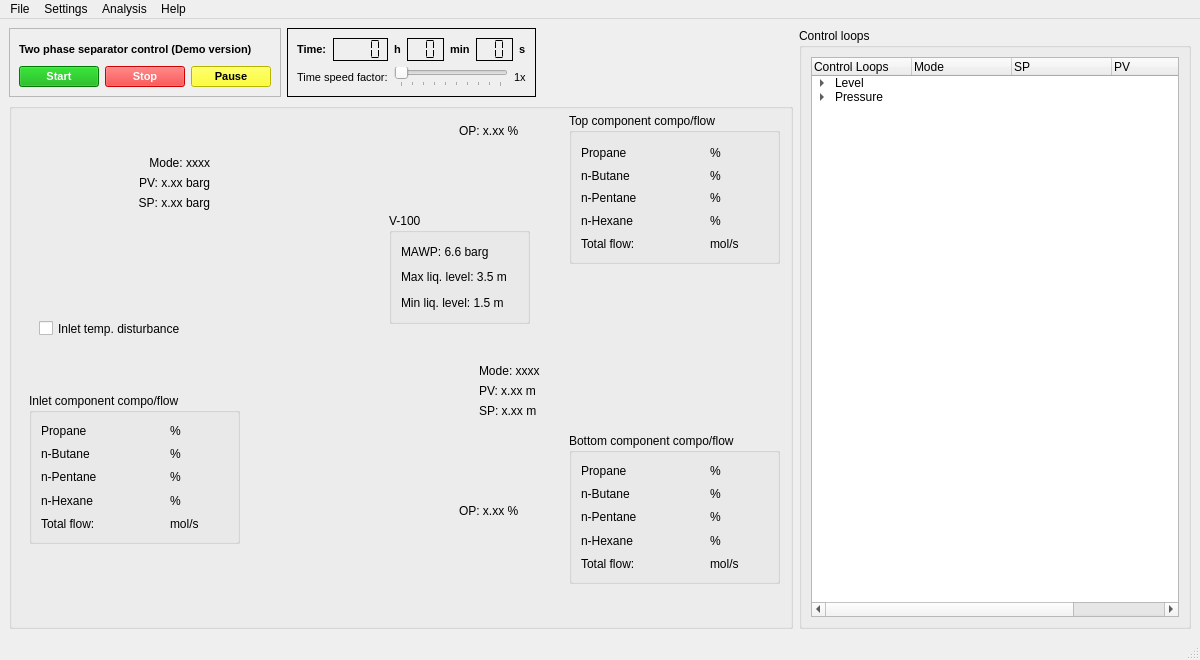
<?xml version="1.0" encoding="UTF-8"?>
<ui version="4.0">
 <class>MainWindow</class>
 <widget class="QMainWindow" name="MainWindow">
  <property name="geometry">
   <rect>
    <x>0</x>
    <y>0</y>
    <width>1200</width>
    <height>660</height>
   </rect>
  </property>
  <property name="minimumSize">
   <size>
    <width>1200</width>
    <height>660</height>
   </size>
  </property>
  <property name="maximumSize">
   <size>
    <width>1200</width>
    <height>660</height>
   </size>
  </property>
  <property name="windowTitle">
   <string>PID Control Trainer - Two Phase Separator Control</string>
  </property>
  <property name="windowIcon">
   <iconset>
    <normaloff>pid trainer icon.ico</normaloff>pid trainer icon.ico</iconset>
  </property>
  <widget class="QWidget" name="centralwidget">
   <layout class="QHBoxLayout" name="horizontalLayout">
    <item>
     <widget class="QWidget" name="widget_5" native="true">
      <property name="sizePolicy">
       <sizepolicy hsizetype="Preferred" vsizetype="Preferred">
        <horstretch>4</horstretch>
        <verstretch>0</verstretch>
       </sizepolicy>
      </property>
      <layout class="QVBoxLayout" name="verticalLayout_2">
       <property name="leftMargin">
        <number>0</number>
       </property>
       <property name="topMargin">
        <number>0</number>
       </property>
       <property name="rightMargin">
        <number>0</number>
       </property>
       <property name="bottomMargin">
        <number>0</number>
       </property>
       <item>
        <layout class="QHBoxLayout" name="horizontalLayout_8">
         <item>
          <widget class="QFrame" name="frame_8">
           <property name="sizePolicy">
            <sizepolicy hsizetype="Fixed" vsizetype="Preferred">
             <horstretch>0</horstretch>
             <verstretch>0</verstretch>
            </sizepolicy>
           </property>
           <property name="frameShape">
            <enum>QFrame::StyledPanel</enum>
           </property>
           <property name="frameShadow">
            <enum>QFrame::Raised</enum>
           </property>
           <layout class="QVBoxLayout" name="verticalLayout_6">
            <item>
             <layout class="QHBoxLayout" name="horizontalLayout_9">
              <item>
               <widget class="QLabel" name="label_11">
                <property name="font">
                 <font>
                  <pointsize>8</pointsize>
                  <weight>75</weight>
                  <bold>true</bold>
                 </font>
                </property>
                <property name="text">
                 <string>Two phase separator control (Demo version)</string>
                </property>
               </widget>
              </item>
             </layout>
            </item>
            <item>
             <layout class="QHBoxLayout" name="horizontalLayout_10">
              <item>
               <widget class="QPushButton" name="pushButton_Start_Sim">
                <property name="sizePolicy">
                 <sizepolicy hsizetype="Minimum" vsizetype="Preferred">
                  <horstretch>0</horstretch>
                  <verstretch>0</verstretch>
                 </sizepolicy>
                </property>
                <property name="font">
                 <font>
                  <pointsize>8</pointsize>
                  <weight>75</weight>
                  <bold>true</bold>
                 </font>
                </property>
                <property name="styleSheet">
                 <string notr="true">background-color: rgb(0, 170, 0);
color: rgb(255, 255, 255);</string>
                </property>
                <property name="text">
                 <string>Start</string>
                </property>
                <property name="checkable">
                 <bool>true</bool>
                </property>
                <property name="checked">
                 <bool>false</bool>
                </property>
               </widget>
              </item>
              <item>
               <widget class="QPushButton" name="pushButton_Stop_Sim">
                <property name="enabled">
                 <bool>false</bool>
                </property>
                <property name="sizePolicy">
                 <sizepolicy hsizetype="Minimum" vsizetype="Preferred">
                  <horstretch>0</horstretch>
                  <verstretch>0</verstretch>
                 </sizepolicy>
                </property>
                <property name="font">
                 <font>
                  <pointsize>8</pointsize>
                  <weight>75</weight>
                  <bold>true</bold>
                 </font>
                </property>
                <property name="styleSheet">
                 <string notr="true">background-color: rgb(255, 0, 0);
color: rgb(255, 255, 255);</string>
                </property>
                <property name="text">
                 <string>Stop</string>
                </property>
                <property name="checkable">
                 <bool>true</bool>
                </property>
               </widget>
              </item>
              <item>
               <widget class="QPushButton" name="pushButton_Pause_Sim">
                <property name="enabled">
                 <bool>true</bool>
                </property>
                <property name="sizePolicy">
                 <sizepolicy hsizetype="Minimum" vsizetype="Preferred">
                  <horstretch>0</horstretch>
                  <verstretch>0</verstretch>
                 </sizepolicy>
                </property>
                <property name="font">
                 <font>
                  <pointsize>8</pointsize>
                  <weight>75</weight>
                  <bold>true</bold>
                 </font>
                </property>
                <property name="styleSheet">
                 <string notr="true">background-color: rgb(255, 255, 0);
color: rgb(0, 0, 0);</string>
                </property>
                <property name="text">
                 <string>Pause</string>
                </property>
                <property name="checkable">
                 <bool>true</bool>
                </property>
               </widget>
              </item>
             </layout>
            </item>
           </layout>
          </widget>
         </item>
         <item>
          <widget class="QFrame" name="frame_9">
           <property name="sizePolicy">
            <sizepolicy hsizetype="Fixed" vsizetype="Preferred">
             <horstretch>0</horstretch>
             <verstretch>0</verstretch>
            </sizepolicy>
           </property>
           <property name="styleSheet">
            <string notr="true"/>
           </property>
           <property name="frameShape">
            <enum>QFrame::Panel</enum>
           </property>
           <property name="frameShadow">
            <enum>QFrame::Plain</enum>
           </property>
           <layout class="QVBoxLayout" name="verticalLayout_9">
            <item>
             <layout class="QHBoxLayout" name="horizontalLayout_11">
              <item>
               <widget class="QLabel" name="label_19">
                <property name="enabled">
                 <bool>true</bool>
                </property>
                <property name="font">
                 <font>
                  <pointsize>8</pointsize>
                  <weight>75</weight>
                  <bold>true</bold>
                 </font>
                </property>
                <property name="text">
                 <string>Time:</string>
                </property>
               </widget>
              </item>
              <item>
               <widget class="QLCDNumber" name="lcd_hr">
                <property name="font">
                 <font>
                  <pointsize>8</pointsize>
                 </font>
                </property>
                <property name="styleSheet">
                 <string notr="true"/>
                </property>
                <property name="frameShadow">
                 <enum>QFrame::Plain</enum>
                </property>
                <property name="smallDecimalPoint">
                 <bool>false</bool>
                </property>
                <property name="digitCount">
                 <number>4</number>
                </property>
                <property name="mode">
                 <enum>QLCDNumber::Dec</enum>
                </property>
                <property name="segmentStyle">
                 <enum>QLCDNumber::Flat</enum>
                </property>
                <property name="value" stdset="0">
                 <double>0.000000000000000</double>
                </property>
                <property name="intValue" stdset="0">
                 <number>0</number>
                </property>
               </widget>
              </item>
              <item>
               <widget class="QLabel" name="label_29">
                <property name="sizePolicy">
                 <sizepolicy hsizetype="Preferred" vsizetype="MinimumExpanding">
                  <horstretch>0</horstretch>
                  <verstretch>0</verstretch>
                 </sizepolicy>
                </property>
                <property name="font">
                 <font>
                  <pointsize>8</pointsize>
                  <weight>75</weight>
                  <bold>true</bold>
                 </font>
                </property>
                <property name="layoutDirection">
                 <enum>Qt::LeftToRight</enum>
                </property>
                <property name="text">
                 <string>h</string>
                </property>
                <property name="alignment">
                 <set>Qt::AlignLeading|Qt::AlignLeft|Qt::AlignVCenter</set>
                </property>
               </widget>
              </item>
              <item>
               <widget class="QLCDNumber" name="lcd_min">
                <property name="font">
                 <font>
                  <pointsize>8</pointsize>
                 </font>
                </property>
                <property name="frameShadow">
                 <enum>QFrame::Plain</enum>
                </property>
                <property name="smallDecimalPoint">
                 <bool>false</bool>
                </property>
                <property name="digitCount">
                 <number>2</number>
                </property>
                <property name="mode">
                 <enum>QLCDNumber::Dec</enum>
                </property>
                <property name="segmentStyle">
                 <enum>QLCDNumber::Flat</enum>
                </property>
                <property name="value" stdset="0">
                 <double>0.000000000000000</double>
                </property>
                <property name="intValue" stdset="0">
                 <number>0</number>
                </property>
               </widget>
              </item>
              <item>
               <widget class="QLabel" name="label_28">
                <property name="sizePolicy">
                 <sizepolicy hsizetype="Preferred" vsizetype="MinimumExpanding">
                  <horstretch>0</horstretch>
                  <verstretch>0</verstretch>
                 </sizepolicy>
                </property>
                <property name="font">
                 <font>
                  <pointsize>8</pointsize>
                  <weight>75</weight>
                  <bold>true</bold>
                 </font>
                </property>
                <property name="layoutDirection">
                 <enum>Qt::LeftToRight</enum>
                </property>
                <property name="text">
                 <string>min</string>
                </property>
                <property name="alignment">
                 <set>Qt::AlignLeading|Qt::AlignLeft|Qt::AlignVCenter</set>
                </property>
               </widget>
              </item>
              <item>
               <widget class="QLCDNumber" name="lcd_sec">
                <property name="font">
                 <font>
                  <pointsize>8</pointsize>
                 </font>
                </property>
                <property name="frameShadow">
                 <enum>QFrame::Plain</enum>
                </property>
                <property name="smallDecimalPoint">
                 <bool>false</bool>
                </property>
                <property name="digitCount">
                 <number>2</number>
                </property>
                <property name="mode">
                 <enum>QLCDNumber::Dec</enum>
                </property>
                <property name="segmentStyle">
                 <enum>QLCDNumber::Flat</enum>
                </property>
                <property name="value" stdset="0">
                 <double>0.000000000000000</double>
                </property>
                <property name="intValue" stdset="0">
                 <number>0</number>
                </property>
               </widget>
              </item>
              <item>
               <widget class="QLabel" name="label_12">
                <property name="sizePolicy">
                 <sizepolicy hsizetype="Preferred" vsizetype="MinimumExpanding">
                  <horstretch>0</horstretch>
                  <verstretch>0</verstretch>
                 </sizepolicy>
                </property>
                <property name="font">
                 <font>
                  <pointsize>8</pointsize>
                  <weight>75</weight>
                  <bold>true</bold>
                 </font>
                </property>
                <property name="layoutDirection">
                 <enum>Qt::LeftToRight</enum>
                </property>
                <property name="text">
                 <string>s</string>
                </property>
                <property name="alignment">
                 <set>Qt::AlignLeading|Qt::AlignLeft|Qt::AlignVCenter</set>
                </property>
               </widget>
              </item>
             </layout>
            </item>
            <item>
             <layout class="QHBoxLayout" name="horizontalLayout_12">
              <item>
               <widget class="QLabel" name="label_13">
                <property name="sizePolicy">
                 <sizepolicy hsizetype="Preferred" vsizetype="MinimumExpanding">
                  <horstretch>0</horstretch>
                  <verstretch>0</verstretch>
                 </sizepolicy>
                </property>
                <property name="font">
                 <font>
                  <pointsize>8</pointsize>
                  <weight>50</weight>
                  <bold>false</bold>
                 </font>
                </property>
                <property name="layoutDirection">
                 <enum>Qt::LeftToRight</enum>
                </property>
                <property name="text">
                 <string>Time speed factor:</string>
                </property>
                <property name="alignment">
                 <set>Qt::AlignLeading|Qt::AlignLeft|Qt::AlignVCenter</set>
                </property>
               </widget>
              </item>
              <item>
               <widget class="QSlider" name="time_accel_slider">
                <property name="enabled">
                 <bool>true</bool>
                </property>
                <property name="sizePolicy">
                 <sizepolicy hsizetype="Expanding" vsizetype="Preferred">
                  <horstretch>0</horstretch>
                  <verstretch>0</verstretch>
                 </sizepolicy>
                </property>
                <property name="font">
                 <font>
                  <pointsize>8</pointsize>
                 </font>
                </property>
                <property name="minimum">
                 <number>1</number>
                </property>
                <property name="maximum">
                 <number>10</number>
                </property>
                <property name="pageStep">
                 <number>0</number>
                </property>
                <property name="orientation">
                 <enum>Qt::Horizontal</enum>
                </property>
                <property name="tickPosition">
                 <enum>QSlider::TicksBelow</enum>
                </property>
                <property name="tickInterval">
                 <number>1</number>
                </property>
               </widget>
              </item>
              <item>
               <widget class="QLabel" name="time_accel_label">
                <property name="sizePolicy">
                 <sizepolicy hsizetype="Preferred" vsizetype="MinimumExpanding">
                  <horstretch>0</horstretch>
                  <verstretch>0</verstretch>
                 </sizepolicy>
                </property>
                <property name="font">
                 <font>
                  <pointsize>8</pointsize>
                 </font>
                </property>
                <property name="layoutDirection">
                 <enum>Qt::LeftToRight</enum>
                </property>
                <property name="text">
                 <string>1x</string>
                </property>
                <property name="alignment">
                 <set>Qt::AlignLeading|Qt::AlignLeft|Qt::AlignVCenter</set>
                </property>
               </widget>
              </item>
             </layout>
            </item>
           </layout>
          </widget>
         </item>
         <item>
          <spacer name="horizontalSpacer">
           <property name="orientation">
            <enum>Qt::Horizontal</enum>
           </property>
           <property name="sizeHint" stdset="0">
            <size>
             <width>40</width>
             <height>20</height>
            </size>
           </property>
          </spacer>
         </item>
        </layout>
       </item>
       <item>
        <widget class="QGroupBox" name="groupBox">
         <property name="sizePolicy">
          <sizepolicy hsizetype="Preferred" vsizetype="Preferred">
           <horstretch>0</horstretch>
           <verstretch>6</verstretch>
          </sizepolicy>
         </property>
         <property name="minimumSize">
          <size>
           <width>0</width>
           <height>0</height>
          </size>
         </property>
         <property name="autoFillBackground">
          <bool>false</bool>
         </property>
         <property name="styleSheet">
          <string notr="true"/>
         </property>
         <widget class="QLabel" name="label_34">
          <property name="geometry">
           <rect>
            <x>110</x>
            <y>10</y>
            <width>451</width>
            <height>471</height>
           </rect>
          </property>
          <property name="sizePolicy">
           <sizepolicy hsizetype="Preferred" vsizetype="Preferred">
            <horstretch>0</horstretch>
            <verstretch>0</verstretch>
           </sizepolicy>
          </property>
          <property name="frameShape">
           <enum>QFrame::NoFrame</enum>
          </property>
          <property name="text">
           <string/>
          </property>
          <property name="pixmap">
           <pixmap>twophase_separator.png</pixmap>
          </property>
          <property name="scaledContents">
           <bool>true</bool>
          </property>
          <property name="alignment">
           <set>Qt::AlignCenter</set>
          </property>
         </widget>
         <widget class="QLabel" name="label_PIC100_PV">
          <property name="geometry">
           <rect>
            <x>50</x>
            <y>70</y>
            <width>151</width>
            <height>20</height>
           </rect>
          </property>
          <property name="text">
           <string>PV: x.xx barg</string>
          </property>
          <property name="alignment">
           <set>Qt::AlignRight|Qt::AlignTrailing|Qt::AlignVCenter</set>
          </property>
         </widget>
         <widget class="QLabel" name="label_PCV100_OP">
          <property name="geometry">
           <rect>
            <x>450</x>
            <y>20</y>
            <width>181</width>
            <height>16</height>
           </rect>
          </property>
          <property name="text">
           <string>OP: x.xx %</string>
          </property>
         </widget>
         <widget class="QLabel" name="label_LIC100_SP">
          <property name="geometry">
           <rect>
            <x>470</x>
            <y>300</y>
            <width>161</width>
            <height>16</height>
           </rect>
          </property>
          <property name="text">
           <string>SP: x.xx m</string>
          </property>
         </widget>
         <widget class="QLabel" name="label_LIC100_PV">
          <property name="geometry">
           <rect>
            <x>470</x>
            <y>280</y>
            <width>161</width>
            <height>16</height>
           </rect>
          </property>
          <property name="text">
           <string>PV: x.xx m</string>
          </property>
         </widget>
         <widget class="QLabel" name="label_LCV100_OP">
          <property name="geometry">
           <rect>
            <x>450</x>
            <y>400</y>
            <width>161</width>
            <height>16</height>
           </rect>
          </property>
          <property name="text">
           <string>OP: x.xx %</string>
          </property>
         </widget>
         <widget class="QLabel" name="label_PIC100_SP">
          <property name="geometry">
           <rect>
            <x>50</x>
            <y>90</y>
            <width>151</width>
            <height>20</height>
           </rect>
          </property>
          <property name="text">
           <string>SP: x.xx barg</string>
          </property>
          <property name="alignment">
           <set>Qt::AlignRight|Qt::AlignTrailing|Qt::AlignVCenter</set>
          </property>
         </widget>
         <widget class="QCheckBox" name="checkBox_inletDisturbance">
          <property name="geometry">
           <rect>
            <x>30</x>
            <y>200</y>
            <width>161</width>
            <height>51</height>
           </rect>
          </property>
          <property name="text">
           <string>Inlet temp. disturbance</string>
          </property>
         </widget>
         <widget class="QWidget" name="widget_level" native="true">
          <property name="geometry">
           <rect>
            <x>320</x>
            <y>320</y>
            <width>31</width>
            <height>61</height>
           </rect>
          </property>
          <layout class="QVBoxLayout" name="verticalLayout_3">
           <property name="leftMargin">
            <number>0</number>
           </property>
           <property name="topMargin">
            <number>0</number>
           </property>
           <property name="rightMargin">
            <number>0</number>
           </property>
           <property name="bottomMargin">
            <number>0</number>
           </property>
           <item>
            <layout class="QVBoxLayout" name="verticalLayout_level"/>
           </item>
          </layout>
         </widget>
         <widget class="QLabel" name="label_PIC100_clicked">
          <property name="geometry">
           <rect>
            <x>120</x>
            <y>50</y>
            <width>141</width>
            <height>61</height>
           </rect>
          </property>
          <property name="cursor">
           <cursorShape>PointingHandCursor</cursorShape>
          </property>
          <property name="text">
           <string/>
          </property>
         </widget>
         <widget class="QLabel" name="label_LIC100_clicked">
          <property name="geometry">
           <rect>
            <x>410</x>
            <y>260</y>
            <width>131</width>
            <height>51</height>
           </rect>
          </property>
          <property name="cursor">
           <cursorShape>PointingHandCursor</cursorShape>
          </property>
          <property name="text">
           <string/>
          </property>
         </widget>
         <widget class="QLabel" name="label_PIC100_Mode">
          <property name="geometry">
           <rect>
            <x>50</x>
            <y>50</y>
            <width>151</width>
            <height>20</height>
           </rect>
          </property>
          <property name="text">
           <string>Mode: xxxx</string>
          </property>
          <property name="alignment">
           <set>Qt::AlignRight|Qt::AlignTrailing|Qt::AlignVCenter</set>
          </property>
         </widget>
         <widget class="QLabel" name="label_LIC100_Mode">
          <property name="geometry">
           <rect>
            <x>470</x>
            <y>260</y>
            <width>161</width>
            <height>16</height>
           </rect>
          </property>
          <property name="text">
           <string>Mode: xxxx</string>
          </property>
         </widget>
         <widget class="QGroupBox" name="groupBox_2">
          <property name="geometry">
           <rect>
            <x>20</x>
            <y>290</y>
            <width>211</width>
            <height>151</height>
           </rect>
          </property>
          <property name="title">
           <string>Inlet component compo/flow</string>
          </property>
          <layout class="QGridLayout" name="gridLayout">
           <item row="1" column="0">
            <widget class="QLabel" name="label_2">
             <property name="text">
              <string>n-Butane</string>
             </property>
            </widget>
           </item>
           <item row="1" column="1">
            <widget class="QLabel" name="label_C4_in">
             <property name="text">
              <string/>
             </property>
            </widget>
           </item>
           <item row="1" column="2">
            <widget class="QLabel" name="label_10">
             <property name="text">
              <string>%</string>
             </property>
            </widget>
           </item>
           <item row="3" column="0">
            <widget class="QLabel" name="label_4">
             <property name="text">
              <string>n-Hexane</string>
             </property>
            </widget>
           </item>
           <item row="3" column="1">
            <widget class="QLabel" name="label_C6_in">
             <property name="text">
              <string/>
             </property>
            </widget>
           </item>
           <item row="0" column="2">
            <widget class="QLabel" name="label_9">
             <property name="text">
              <string>%</string>
             </property>
            </widget>
           </item>
           <item row="3" column="2">
            <widget class="QLabel" name="label_15">
             <property name="text">
              <string>%</string>
             </property>
            </widget>
           </item>
           <item row="0" column="1">
            <widget class="QLabel" name="label_C3_in">
             <property name="text">
              <string/>
             </property>
            </widget>
           </item>
           <item row="2" column="2">
            <widget class="QLabel" name="label_14">
             <property name="text">
              <string>%</string>
             </property>
            </widget>
           </item>
           <item row="0" column="0">
            <widget class="QLabel" name="label">
             <property name="text">
              <string>Propane</string>
             </property>
            </widget>
           </item>
           <item row="2" column="1">
            <widget class="QLabel" name="label_C5_in">
             <property name="text">
              <string/>
             </property>
            </widget>
           </item>
           <item row="2" column="0">
            <widget class="QLabel" name="label_3">
             <property name="text">
              <string>n-Pentane</string>
             </property>
            </widget>
           </item>
           <item row="4" column="0">
            <widget class="QLabel" name="label_5">
             <property name="text">
              <string>Total flow:</string>
             </property>
            </widget>
           </item>
           <item row="4" column="1">
            <widget class="QLabel" name="label_flowIn">
             <property name="text">
              <string/>
             </property>
            </widget>
           </item>
           <item row="4" column="2">
            <widget class="QLabel" name="label_7">
             <property name="text">
              <string>mol/s</string>
             </property>
            </widget>
           </item>
          </layout>
         </widget>
         <widget class="QGroupBox" name="groupBox_3">
          <property name="geometry">
           <rect>
            <x>560</x>
            <y>10</y>
            <width>211</width>
            <height>151</height>
           </rect>
          </property>
          <property name="title">
           <string>Top component compo/flow</string>
          </property>
          <layout class="QGridLayout" name="gridLayout_2">
           <property name="topMargin">
            <number>11</number>
           </property>
           <item row="1" column="1">
            <widget class="QLabel" name="label_C4_top">
             <property name="text">
              <string/>
             </property>
            </widget>
           </item>
           <item row="1" column="2">
            <widget class="QLabel" name="label_26">
             <property name="text">
              <string>%</string>
             </property>
            </widget>
           </item>
           <item row="2" column="2">
            <widget class="QLabel" name="label_27">
             <property name="text">
              <string>%</string>
             </property>
            </widget>
           </item>
           <item row="3" column="2">
            <widget class="QLabel" name="label_30">
             <property name="text">
              <string>%</string>
             </property>
            </widget>
           </item>
           <item row="1" column="0">
            <widget class="QLabel" name="label_16">
             <property name="text">
              <string>n-Butane</string>
             </property>
            </widget>
           </item>
           <item row="2" column="0">
            <widget class="QLabel" name="label_24">
             <property name="text">
              <string>n-Pentane</string>
             </property>
            </widget>
           </item>
           <item row="0" column="1">
            <widget class="QLabel" name="label_C3_top">
             <property name="text">
              <string/>
             </property>
            </widget>
           </item>
           <item row="0" column="0">
            <widget class="QLabel" name="label_22">
             <property name="text">
              <string>Propane</string>
             </property>
            </widget>
           </item>
           <item row="3" column="1">
            <widget class="QLabel" name="label_C6_top">
             <property name="text">
              <string/>
             </property>
            </widget>
           </item>
           <item row="3" column="0">
            <widget class="QLabel" name="label_18">
             <property name="text">
              <string>n-Hexane</string>
             </property>
            </widget>
           </item>
           <item row="2" column="1">
            <widget class="QLabel" name="label_C5_top">
             <property name="text">
              <string/>
             </property>
            </widget>
           </item>
           <item row="0" column="2">
            <widget class="QLabel" name="label_25">
             <property name="text">
              <string>%</string>
             </property>
            </widget>
           </item>
           <item row="4" column="0">
            <widget class="QLabel" name="label_6">
             <property name="text">
              <string>Total flow:</string>
             </property>
            </widget>
           </item>
           <item row="4" column="1">
            <widget class="QLabel" name="label_flowTop">
             <property name="text">
              <string/>
             </property>
            </widget>
           </item>
           <item row="4" column="2">
            <widget class="QLabel" name="label_17">
             <property name="text">
              <string>mol/s</string>
             </property>
            </widget>
           </item>
          </layout>
         </widget>
         <widget class="QGroupBox" name="groupBox_4">
          <property name="geometry">
           <rect>
            <x>560</x>
            <y>330</y>
            <width>211</width>
            <height>151</height>
           </rect>
          </property>
          <property name="title">
           <string>Bottom component compo/flow</string>
          </property>
          <layout class="QGridLayout" name="gridLayout_3">
           <item row="1" column="1">
            <widget class="QLabel" name="label_C4_bot">
             <property name="text">
              <string/>
             </property>
            </widget>
           </item>
           <item row="0" column="0">
            <widget class="QLabel" name="label_37">
             <property name="text">
              <string>Propane</string>
             </property>
            </widget>
           </item>
           <item row="3" column="2">
            <widget class="QLabel" name="label_43">
             <property name="text">
              <string>%</string>
             </property>
            </widget>
           </item>
           <item row="3" column="1">
            <widget class="QLabel" name="label_C6_bot">
             <property name="text">
              <string/>
             </property>
            </widget>
           </item>
           <item row="0" column="2">
            <widget class="QLabel" name="label_40">
             <property name="text">
              <string>%</string>
             </property>
            </widget>
           </item>
           <item row="3" column="0">
            <widget class="QLabel" name="label_33">
             <property name="text">
              <string>n-Hexane</string>
             </property>
            </widget>
           </item>
           <item row="0" column="1">
            <widget class="QLabel" name="label_C3_bot">
             <property name="text">
              <string/>
             </property>
            </widget>
           </item>
           <item row="2" column="1">
            <widget class="QLabel" name="label_C5_bot">
             <property name="text">
              <string/>
             </property>
            </widget>
           </item>
           <item row="2" column="2">
            <widget class="QLabel" name="label_42">
             <property name="text">
              <string>%</string>
             </property>
            </widget>
           </item>
           <item row="1" column="2">
            <widget class="QLabel" name="label_41">
             <property name="text">
              <string>%</string>
             </property>
            </widget>
           </item>
           <item row="2" column="0">
            <widget class="QLabel" name="label_39">
             <property name="text">
              <string>n-Pentane</string>
             </property>
            </widget>
           </item>
           <item row="1" column="0">
            <widget class="QLabel" name="label_31">
             <property name="text">
              <string>n-Butane</string>
             </property>
            </widget>
           </item>
           <item row="4" column="0">
            <widget class="QLabel" name="label_20">
             <property name="text">
              <string>Total flow:</string>
             </property>
            </widget>
           </item>
           <item row="4" column="1">
            <widget class="QLabel" name="label_flowBot">
             <property name="text">
              <string/>
             </property>
            </widget>
           </item>
           <item row="4" column="2">
            <widget class="QLabel" name="label_23">
             <property name="text">
              <string>mol/s</string>
             </property>
            </widget>
           </item>
          </layout>
         </widget>
         <widget class="QGroupBox" name="groupBox_5">
          <property name="geometry">
           <rect>
            <x>380</x>
            <y>110</y>
            <width>141</width>
            <height>111</height>
           </rect>
          </property>
          <property name="title">
           <string>V-100</string>
          </property>
          <layout class="QVBoxLayout" name="verticalLayout">
           <item>
            <widget class="QLabel" name="label_8">
             <property name="text">
              <string>MAWP: 6.6 barg</string>
             </property>
            </widget>
           </item>
           <item>
            <widget class="QLabel" name="label_21">
             <property name="text">
              <string>Max liq. level: 3.5 m</string>
             </property>
            </widget>
           </item>
           <item>
            <widget class="QLabel" name="label_32">
             <property name="text">
              <string>Min liq. level: 1.5 m</string>
             </property>
            </widget>
           </item>
          </layout>
         </widget>
        </widget>
       </item>
      </layout>
     </widget>
    </item>
    <item>
     <widget class="QGroupBox" name="groupBox_PID_disp">
      <property name="sizePolicy">
       <sizepolicy hsizetype="Preferred" vsizetype="Preferred">
        <horstretch>2</horstretch>
        <verstretch>0</verstretch>
       </sizepolicy>
      </property>
      <property name="minimumSize">
       <size>
        <width>0</width>
        <height>0</height>
       </size>
      </property>
      <property name="maximumSize">
       <size>
        <width>16777215</width>
        <height>16777215</height>
       </size>
      </property>
      <property name="title">
       <string>Control loops</string>
      </property>
      <layout class="QVBoxLayout" name="verticalLayout_5">
       <item>
        <widget class="QTreeWidget" name="treeWidget_Loop">
         <column>
          <property name="text">
           <string>Control Loops</string>
          </property>
         </column>
         <column>
          <property name="text">
           <string>Mode</string>
          </property>
         </column>
         <column>
          <property name="text">
           <string>SP</string>
          </property>
         </column>
         <column>
          <property name="text">
           <string>PV</string>
          </property>
         </column>
         <column>
          <property name="text">
           <string>OP (%)</string>
          </property>
         </column>
         <item>
          <property name="text">
           <string>Level</string>
          </property>
          <property name="text">
           <string/>
          </property>
          <property name="text">
           <string/>
          </property>
          <property name="text">
           <string/>
          </property>
          <property name="text">
           <string/>
          </property>
          <item>
           <property name="text">
            <string>LIC100</string>
           </property>
           <property name="text">
            <string/>
           </property>
           <property name="text">
            <string/>
           </property>
           <property name="text">
            <string/>
           </property>
           <property name="text">
            <string/>
           </property>
          </item>
         </item>
         <item>
          <property name="text">
           <string>Pressure</string>
          </property>
          <property name="text">
           <string/>
          </property>
          <property name="text">
           <string/>
          </property>
          <property name="text">
           <string/>
          </property>
          <property name="text">
           <string/>
          </property>
          <item>
           <property name="text">
            <string>PIC100</string>
           </property>
           <property name="text">
            <string/>
           </property>
           <property name="text">
            <string/>
           </property>
           <property name="text">
            <string/>
           </property>
           <property name="text">
            <string/>
           </property>
          </item>
         </item>
        </widget>
       </item>
      </layout>
     </widget>
    </item>
   </layout>
  </widget>
  <widget class="QMenuBar" name="menubar">
   <property name="geometry">
    <rect>
     <x>0</x>
     <y>0</y>
     <width>1200</width>
     <height>26</height>
    </rect>
   </property>
   <widget class="QMenu" name="menuFile">
    <property name="title">
     <string>File</string>
    </property>
   </widget>
   <widget class="QMenu" name="menuSettings">
    <property name="title">
     <string>Settings</string>
    </property>
   </widget>
   <widget class="QMenu" name="menuHelp">
    <property name="title">
     <string>Analysis</string>
    </property>
   </widget>
   <widget class="QMenu" name="menuHelp_2">
    <property name="title">
     <string>Help</string>
    </property>
   </widget>
   <addaction name="menuFile"/>
   <addaction name="menuSettings"/>
   <addaction name="menuHelp"/>
   <addaction name="menuHelp_2"/>
  </widget>
  <widget class="QStatusBar" name="statusbar"/>
 </widget>
 <resources/>
 <connections/>
</ui>
